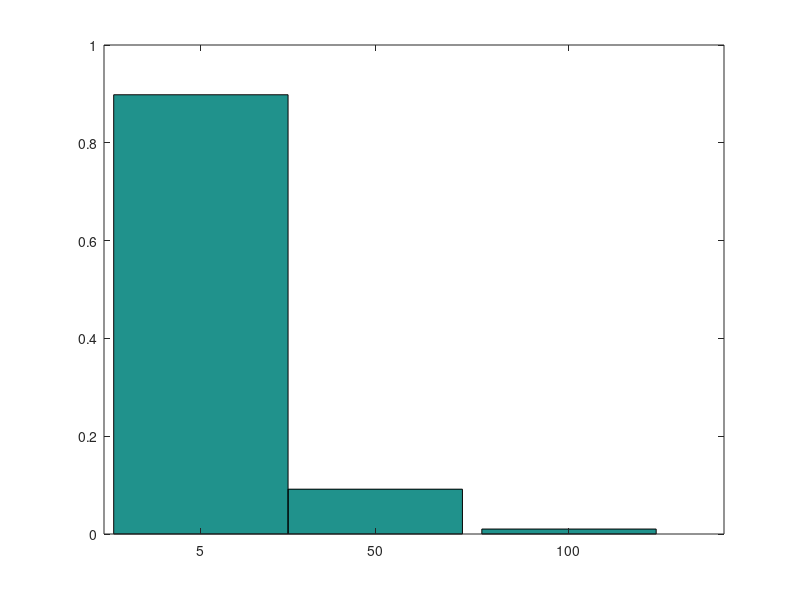

The MATLAB script that drew this image:
X = [5 50 100];
P = [90 9 1] / 100;

bar(X, P);
grid on;

N = 1e5;
A = zeros(1, N);
for e = 1:N
    x = rand;
    if x < 0.9
        A(e) = 5;
    elseif x < 0.99
        A(e) = 50;
    else
        A(e) = 100;
    end
end

hist(A, [5 50 100], 1);

B = [5*ones(1, 90) 50*ones(1, 9) 100];
B = B( 1+floor(length(B)*rand(1,N)) );

hist(B, [5 50 100], 1);